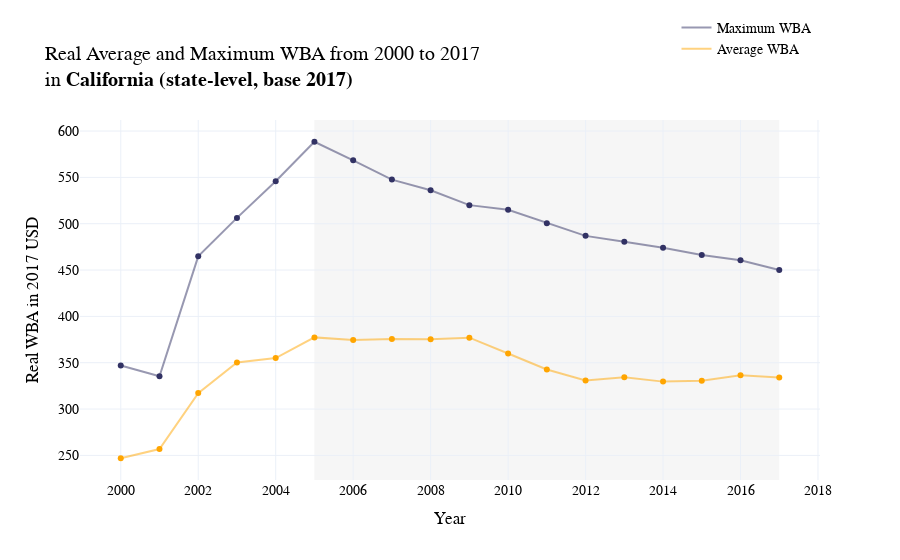

The cell this chart's notebook holds for it:
### Code cell
pio.templates.default = 'plotly_white'

fig1 = px.line(data_frame = ca_realwba_trend[:18], 
             x = "Year", 
             y = "Real Average WBA (state, 2017 base)",
            title="Line with Legend Label")
fig1.update_traces(line=dict(color = 'rgba(255, 165, 0,0.5)'), name="Average WBA", showlegend=True)

fig2 = px.scatter(data_frame = ca_realwba_trend[:18], 
                x = "Year", 
                y = "Real Average WBA (state, 2017 base)",
                color_discrete_sequence=["orange"])

fig3 = px.line(data_frame = ca_realwba_trend[:18], 
             x = "Year", 
             y = "Real Maximum WBA (state, 2017 base)")
fig3.update_traces(line=dict(color = 'rgba(50,50,100,0.5)'), name="Maximum WBA", showlegend=True)

fig4= px.scatter(data_frame = ca_realwba_trend[:18], 
                x = "Year", 
                y = "Real Maximum WBA (state, 2017 base)",
                color_discrete_sequence=["rgb(50,50,100)"])

fig1 = go.Figure(data=fig3.data + fig4.data + fig1.data + fig2.data)
fig1.update_layout(title_text="Real Average and Maximum WBA from 2000 to 2017 <br>in <b>California (state-level, base 2017)</b>",
                   xaxis_title="Year", yaxis_title="Real WBA in 2017 USD",
                   font=dict(
                        family="Cambria",  
                        size=14,         
                        color="black",
                    ),
                   xaxis=dict(
                        tickmode='linear',   
                        tick0=2000,          
                        dtick=2              
                    ),
                   yaxis=dict(
                        tick0=200,          
                        dtick=50 
                    ),
                   legend=dict(
                        orientation="v",     
                        x=0.9,
                        xanchor="center",
                        y=1.3
                    )
                  )
fig1.add_shape(
    type="rect",
    x0=2005, x1=2017,  
    y0=0, y1=1,         
    xref="x",
    yref="paper",     
    fillcolor="lightgray",
    opacity=0.2,
    layer="below",    
    line_width=0
)

### Figure 1 — Plotly figure (JSON) as saved in the notebook; plotly's stock layout.template omitted (floating-point values rounded to 4 significant figures)
{"data": [{"hovertemplate": "Year=%{x}<br>Real Maximum WBA (state, 2017 base)=%{y}<extra></extra>", "legendgroup": "", "line": {"color": "rgba(50,50,100,0.5)", "dash": "solid"}, "marker": {"symbol": "circle"}, "mode": "lines", "name": "Maximum WBA", "orientation": "v", "showlegend": true, "type": "scatter", "x": [2000, 2001, 2002, 2003, 2004, 2005, 2006, 2007, 2008, 2009, 2010, 2011, 2012, 2013, 2014, 2015, 2016, 2017], "xaxis": "x", "y": [347.0, 335.4, 464.8, 506.3, 545.8, 588.5, 568.4, 547.6, 536.1, 520.0, 515, 500.6, 486.9, 480.5, 474.2, 466.3, 460.5, 450], "yaxis": "y"}, {"hovertemplate": "Year=%{x}<br>Real Maximum WBA (state, 2017 base)=%{y}<extra></extra>", "legendgroup": "", "marker": {"color": "rgb(50,50,100)", "symbol": "circle"}, "mode": "markers", "name": "", "orientation": "v", "showlegend": false, "type": "scatter", "x": [2000, 2001, 2002, 2003, 2004, 2005, 2006, 2007, 2008, 2009, 2010, 2011, 2012, 2013, 2014, 2015, 2016, 2017], "xaxis": "x", "y": [347.0, 335.4, 464.8, 506.3, 545.8, 588.5, 568.4, 547.6, 536.1, 520.0, 515, 500.6, 486.9, 480.5, 474.2, 466.3, 460.5, 450], "yaxis": "y"}, {"hovertemplate": "Year=%{x}<br>Real Average WBA (state, 2017 base)=%{y}<extra></extra>", "legendgroup": "", "line": {"color": "rgba(255, 165, 0,0.5)", "dash": "solid"}, "marker": {"symbol": "circle"}, "mode": "lines", "name": "Average WBA", "orientation": "v", "showlegend": true, "type": "scatter", "x": [2000, 2001, 2002, 2003, 2004, 2005, 2006, 2007, 2008, 2009, 2010, 2011, 2012, 2013, 2014, 2015, 2016, 2017], "xaxis": "x", "y": [246.9, 256.9, 317.2, 350.1, 355.1, 377.3, 374.5, 375.6, 375.3, 377.0, 359.9, 342.6, 330.9, 334.3, 329.6, 330.6, 336.6, 333.9], "yaxis": "y"}, {"hovertemplate": "Year=%{x}<br>Real Average WBA (state, 2017 base)=%{y}<extra></extra>", "legendgroup": "", "marker": {"color": "orange", "symbol": "circle"}, "mode": "markers", "name": "", "orientation": "v", "showlegend": false, "type": "scatter", "x": [2000, 2001, 2002, 2003, 2004, 2005, 2006, 2007, 2008, 2009, 2010, 2011, 2012, 2013, 2014, 2015, 2016, 2017], "xaxis": "x", "y": [246.9, 256.9, 317.2, 350.1, 355.1, 377.3, 374.5, 375.6, 375.3, 377.0, 359.9, 342.6, 330.9, 334.3, 329.6, 330.6, 336.6, 333.9], "yaxis": "y"}], "layout": {"autosize": true, "font": {"color": "black", "family": "Cambria", "size": 14}, "legend": {"orientation": "v", "x": 0.9, "xanchor": "center", "y": 1.3}, "shapes": [{"fillcolor": "lightgray", "layer": "below", "line": {"width": 0}, "opacity": 0.2, "type": "rect", "x0": 2005, "x1": 2017, "xref": "x", "y0": 0, "y1": 1, "yref": "paper"}], "title": {"text": "Real Average and Maximum WBA from 2000 to 2017 <br>in <b>California (state-level, base 2017)</b>"}, "xaxis": {"autorange": true, "dtick": 2, "range": [1999.0, 2018.0], "tick0": 2000, "tickmode": "linear", "title": {"text": "Year"}, "type": "linear"}, "yaxis": {"autorange": true, "dtick": 50, "range": [218.7, 616.6], "tick0": 200, "title": {"text": "Real WBA in 2017 USD"}, "type": "linear"}}}
